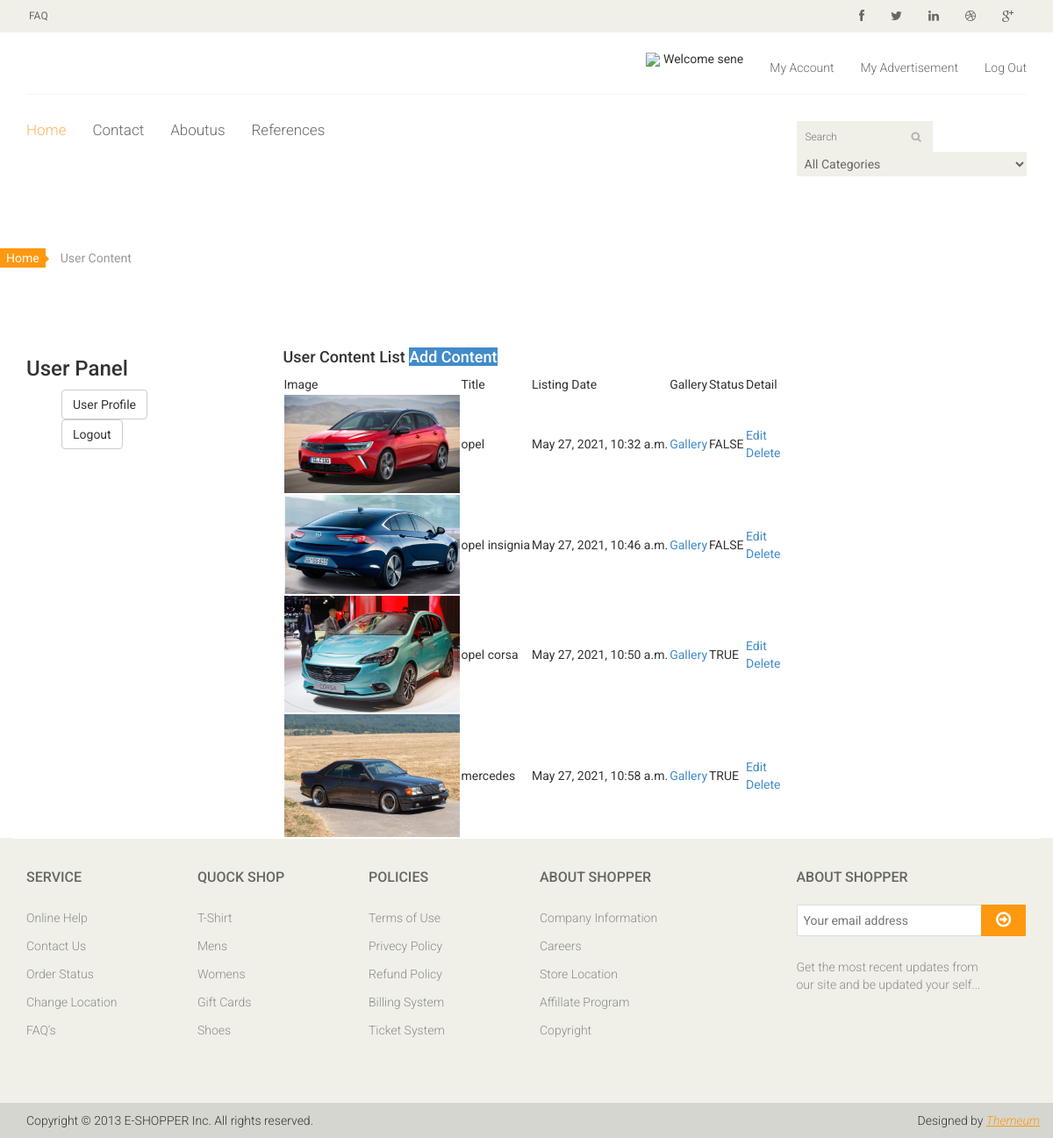
The app's page /user/contents/ (signed in), older data.
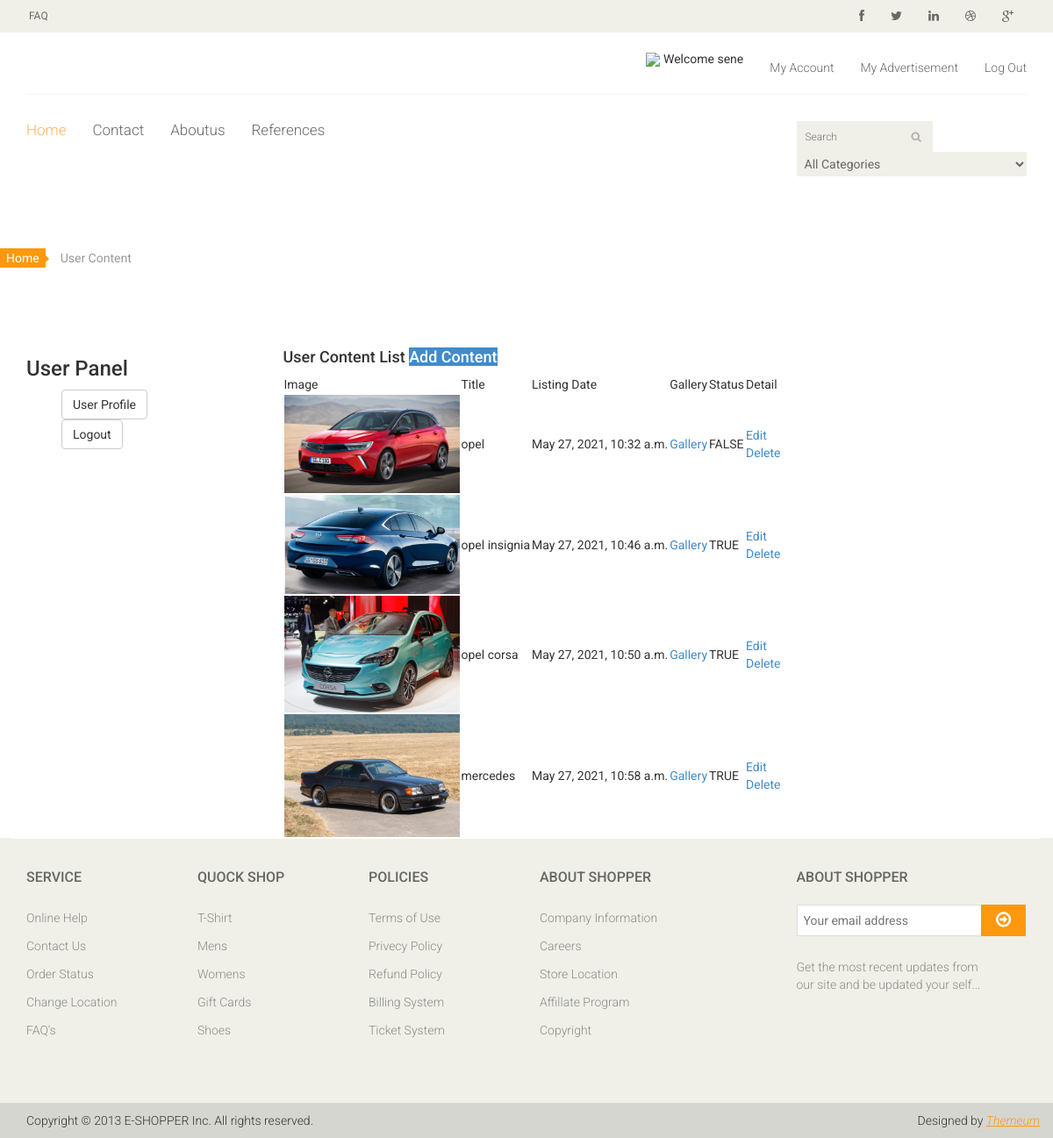
The same page, newer data.
### content/models.py (models this page shows, shortened)
class Content(models.Model):
    user=models.ForeignKey(User,on_delete=models.CASCADE,null=True)
    type = models.CharField(max_length=10, choices=TYPE)
    title = models.CharField(max_length=200)
    description = models.CharField(blank=True,max_length=300)
    keywords = models.CharField(blank=True,max_length=255)
    image = models.ImageField(blank=True,upload_to='images/')
    price = models.FloatField()
    year = models.IntegerField()
    fuel = models.CharField(max_length=50)
    motor_power = models.IntegerField()
    engine_capacity = models.IntegerField()
    case_type = models.CharField(max_length=50)
    detail = RichTextUploadingField()
    slug = models.SlugField(null=False, unique=True)
    status = models.CharField(max_length=10,choices=STATUS)
    create_at = models.DateTimeField(auto_now_add=True)
    update_at = models.DateTimeField(auto_now=True)

### user/views.py (the view)
# urls.py: path('contents/', views.contents, name='contents'),
@login_required(login_url='/login')
def contents(request):
    category=Category.objects.all()
    setting = Setting.objects.get(pk=1)
    menu=Menu.objects.all()
    current_user=request.user
    contents=Content.objects.filter(user_id=current_user.id)
    context={
        'category':category,
        'menu':menu,
        'setting': setting,
        'contents':contents,
    }
    return  render(request,'user_content.html',context)

### user/templates/user_content.html (shortened to what this page needs)
{%  extends "homebase.html" %}
{% block content %}
    <div class="breadcrumbs">
				<ol class="breadcrumb">
				  <li><a href="#">Home</a></li>
				  <li class="active">User Content</li>
				</ol>
    </div>
    <div class="section">
        <div class="container">
            <div class="row">
                <div class="col-sm-3">
					{% include "user_panel.html" %}
				</div>
                <div class="col-sm-9">
                    <div>
                        <div class="login-form">
                            <h4 class="title">User Content List <a class="btn-primary" href="/user/addcontent">Add Content</a> </h4>
                        </div>
                    </div>
                    <table>
                            <tr>
                                <td>Image</td>
                                <td>Title</td>
                                <td>Listing Date</td>
                                <td>Gallery</td>
                                <td>Status</td>
                                <td>Detail</td>
                            </tr>
                            {% for rs in contents %}
                            <tr>
                                <td>
                                    <a href="/content/{{ rs.id }}/{{ rs.slug }}">
                                    <img src="{{rs.image.url}}" alt="" width="200"></a>
                                </td>
                                <td> {{rs.title}}</td>
                                <td>{{rs.create_at}}</td>
                                <td><a href="javascript:;" onclick="window.open('/user/contentaddimage/{{ rs.id }}','gallery','height=600,width=800,top=50,left=150')">Gallery</a> </td>
                                <td> {{rs.status}}</td>
                                <td><a href="/user/contentedit/{{rs.id}}">Edit</a><br>
                                <a href="/user/contentdelete/{{rs.id}}" onclick="return confirm('Are you sure you want to delete the content?')">Delete</a>
                                </td>
                            </tr>
                            {% endfor %}
                        </table>
				</div>
            </div>
        </div>
    </div>
{% endblock %}

Row changes from the older to the newer data that the page shows:
changed Content "opel insignia": status "FALSE" → "TRUE"
